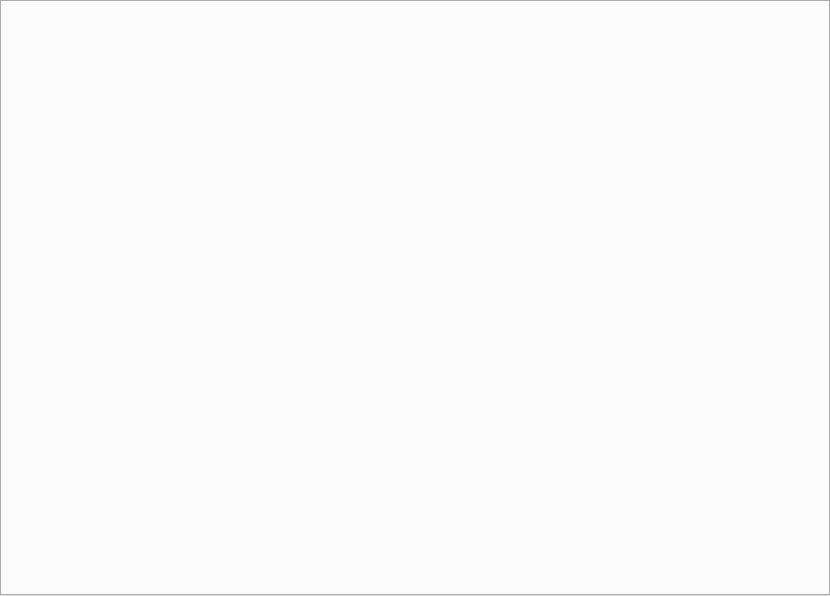
<?xml version="1.0" encoding="UTF-8"?>
<ui version="4.0">
 <class>TaskConfig</class>
 <widget class="QWidget" name="TaskConfig">
  <property name="geometry">
   <rect>
    <x>0</x>
    <y>0</y>
    <width>830</width>
    <height>596</height>
   </rect>
  </property>
  <property name="windowTitle">
   <string>威力分析任务配置</string>
  </property>
  <layout class="QVBoxLayout" name="verticalLayout">
   <property name="leftMargin">
    <number>0</number>
   </property>
   <property name="topMargin">
    <number>0</number>
   </property>
   <property name="rightMargin">
    <number>0</number>
   </property>
   <property name="bottomMargin">
    <number>0</number>
   </property>
   <item>
    <widget class="QTabWidget" name="tabWidget"/>
   </item>
  </layout>
 </widget>
 <resources/>
 <connections/>
</ui>
